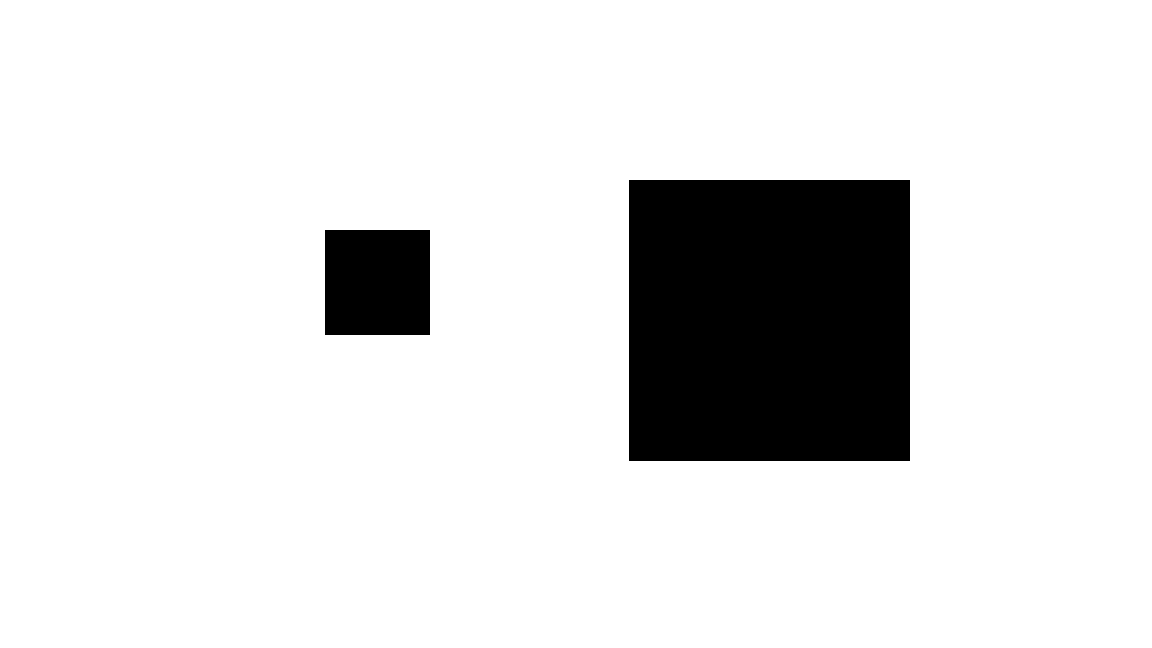
#> input picture leolab/opencv/demo/image_src/lunkuo3.png, 1152 x 648 px
$ python demo04_moment.py   (older library calls are emulated)
#> lines starting #> are read from the running program, lines starting #| are printed output that depends on the picture; after the words box and inside, x2 and y2 are one past the last pixel; in counts of white or black regions, pixels touching at a corner belong together
import cv2
import numpy as np

# 图像轮廓


img_file = "../image_src/lunkuo3.png"

img = cv2.imread(img_file)
#> img is the input picture: shape (648, 1152, 3); 87.9% white; 2 black regions, box (x1, y1, x2, y2) and area: (629, 180, 910, 461) 78961, (325, 230, 430, 335) 11025
gray = cv2.cvtColor(img, cv2.COLOR_BGR2GRAY)
# cv2.imshow("gray", gray)
ret, binary = cv2.threshold(gray, 125, 255, cv2.THRESH_BINARY)  # 二值图像
# cv2.imshow("binary", binary)
# 如果是白底黑子 要转成黑底白字
mask = np.full(binary.shape, 255, dtype=np.uint8)
binary_xor = cv2.bitwise_xor(binary, mask)  # 异或
#> binary_xor: shape (648, 1152); 12.1% white; 2 white regions
# cv2.imshow("binary_xor", binary_xor)

image, contours, hierarchy = cv2.findContours(binary_xor, cv2.RETR_LIST, cv2.CHAIN_APPROX_NONE)
#> contours = 2 contours; box (x1, y1, x2, y2) and area: (629, 180, 910, 461) 78400, (325, 230, 430, 335) 10816

print("contours len=\n", len(contours))
#| contours len=
#|  2

for i in range(len(contours)):
    base = np.full(img.shape, 0, dtype=np.uint8)
    iamge_new = cv2.drawContours(base, contours, i, (0, 0, 255), -1)  # 每个轮廓画在新的图像中, thickness: -1, 画出实心的轮廓
    cv2.imshow("iamge_new_" + str(i), iamge_new)
#> this loop made 2 passes
#> pass 1, `iamge_new = cv2.drawContours(base, contours, i, (0, 0, 255), -1)`:
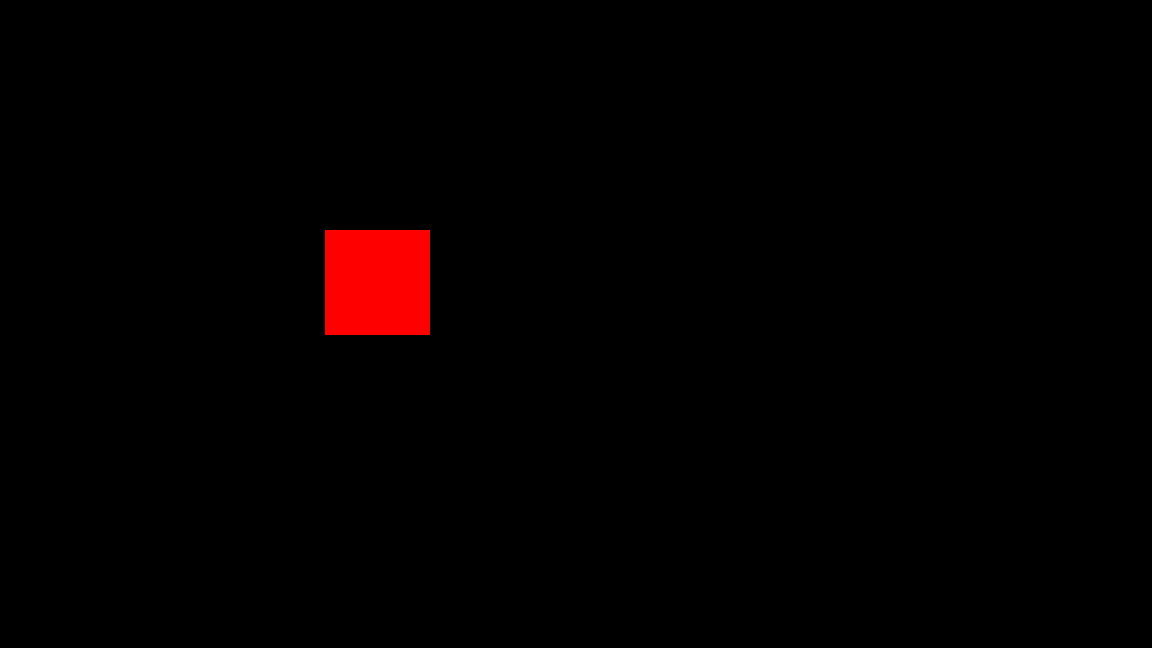
#> iamge_new: shape (648, 1152, 3); mean of channels 0, 1, 2 0, 0, 3.8; drawn as B, G, R
#> pass 2, `iamge_new = cv2.drawContours(base, contours, i, (0, 0, 255), -1)`:
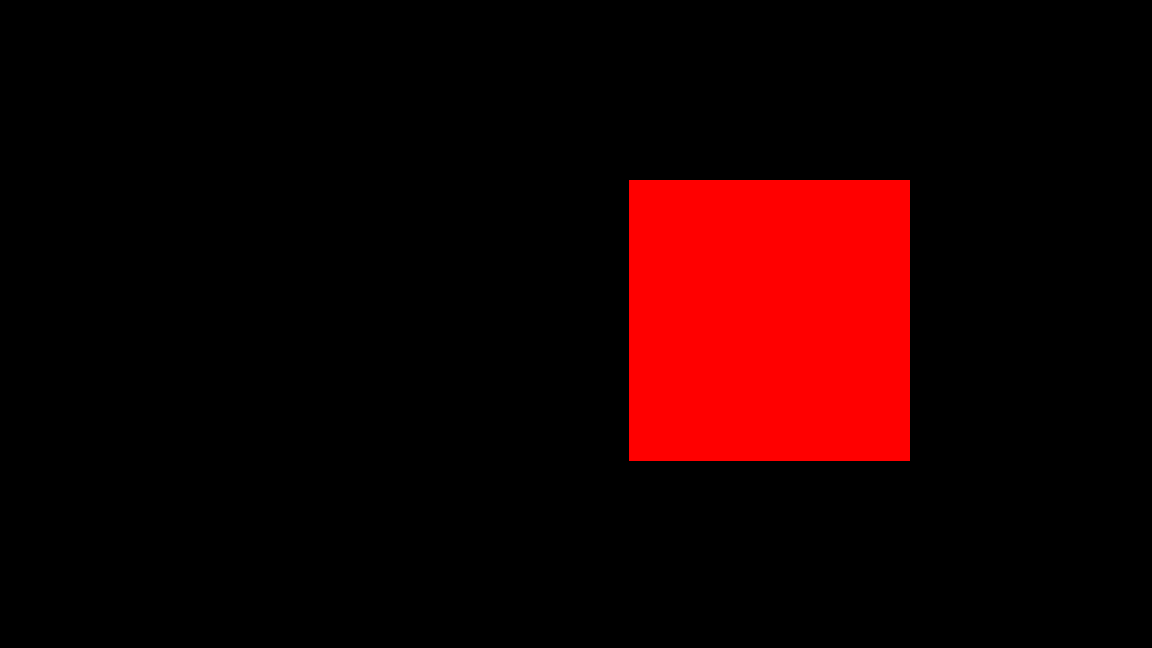
#> iamge_new: shape (648, 1152, 3); mean of channels 0, 1, 2 0, 0, 27; drawn as B, G, R


cv2.waitKey()

cv2.destroyAllWindows()

$ run again, with leolab/opencv/demo/image_src/lunkuo2.png copied over leolab/opencv/demo/image_src/lunkuo3.png
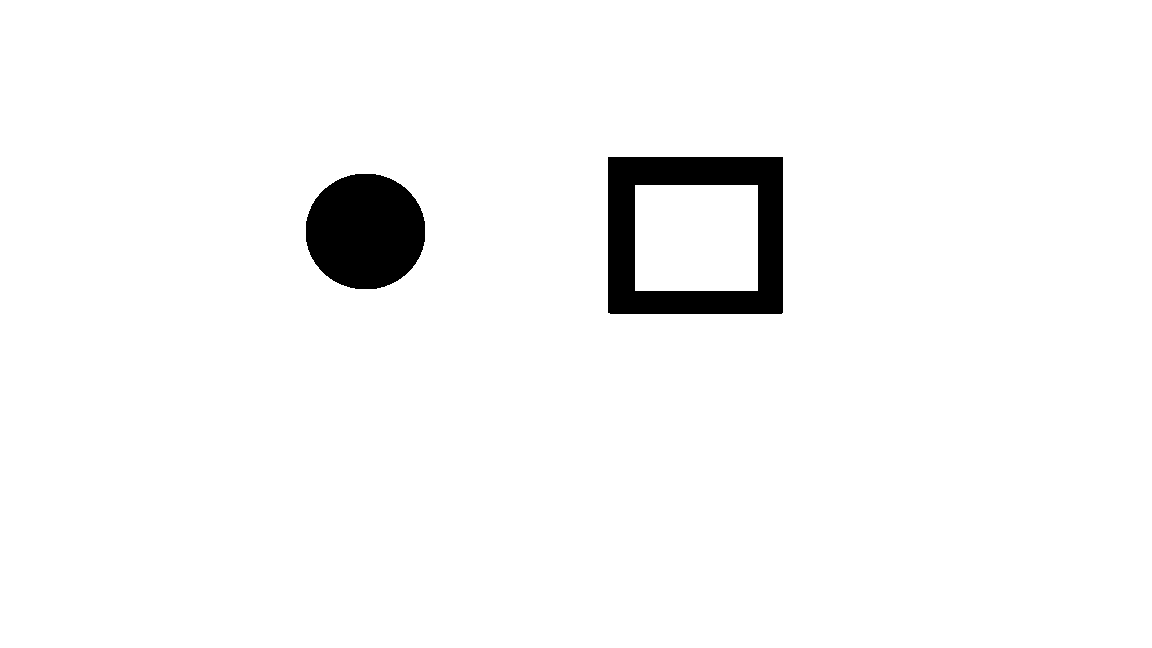
#> input picture leolab/opencv/demo/image_src/lunkuo2.png, 1152 x 648 px
#> img is the input picture: shape (648, 1152, 3); 96.6% white; 2 black regions, box (x1, y1, x2, y2) and area: (608, 157, 783, 314) 14434, (306, 174, 425, 289) 10910
#> binary_xor: shape (648, 1152); 3.4% white; 2 white regions
#> contours = 3 contours; box (x1, y1, x2, y2) and area: (608, 157, 783, 314) 27142, (634, 184, 759, 292) 13266, (306, 174, 425, 289) 10743
#| contours len=
#|  3
#> the loop `for i in range(len(contours)):` made 3 passes
#> pass 1, `iamge_new = cv2.drawContours(base, contours, i, (0, 0, 255), -1)`:
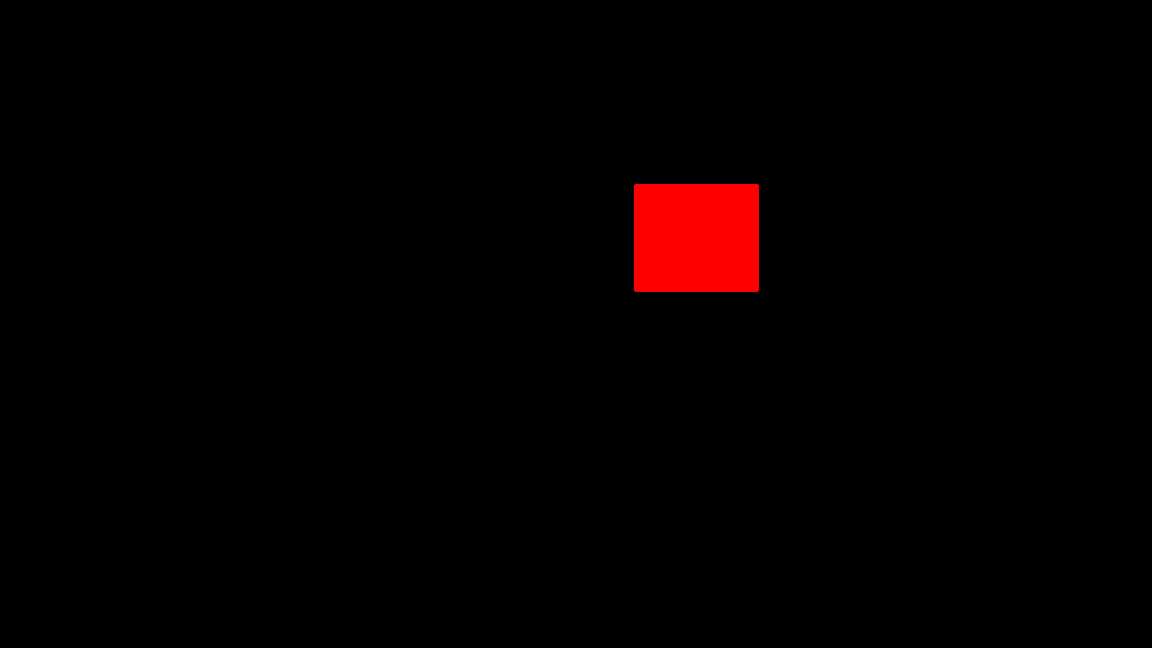
#> iamge_new: shape (648, 1152, 3); mean of channels 0, 1, 2 0, 0, 4.6; drawn as B, G, R
#> pass 2, `iamge_new = cv2.drawContours(base, contours, i, (0, 0, 255), -1)`:
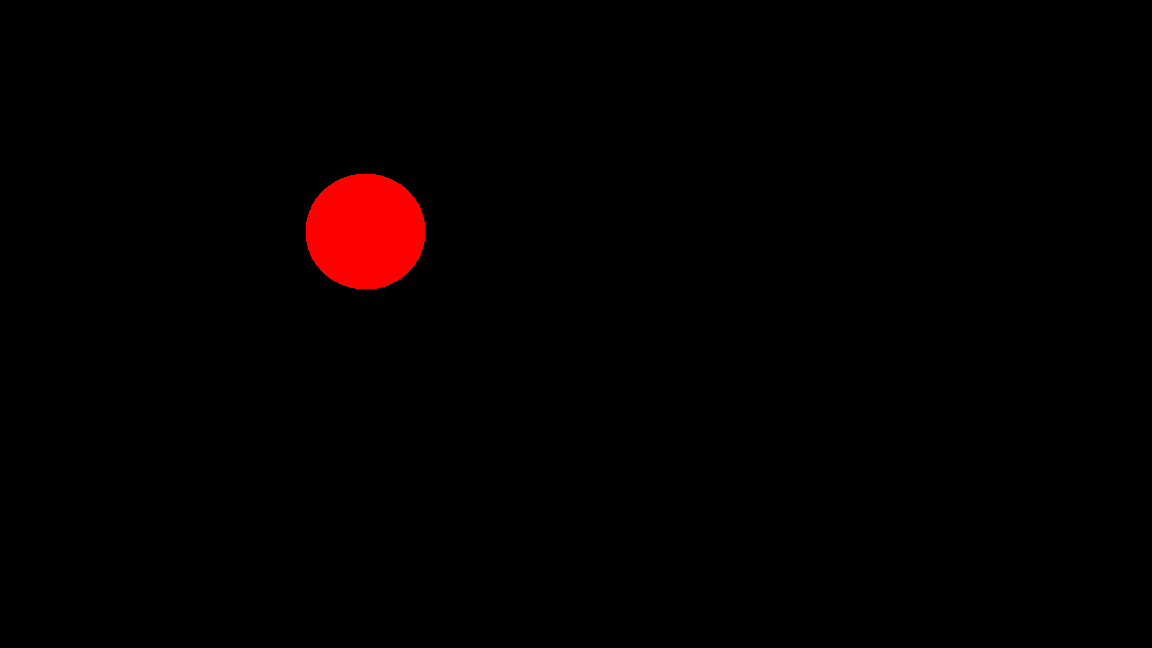
#> iamge_new: shape (648, 1152, 3); mean of channels 0, 1, 2 0, 0, 3.7; drawn as B, G, R

$ run again, with leolab/opencv/demo/image_src/lunkuo4.png copied over leolab/opencv/demo/image_src/lunkuo3.png
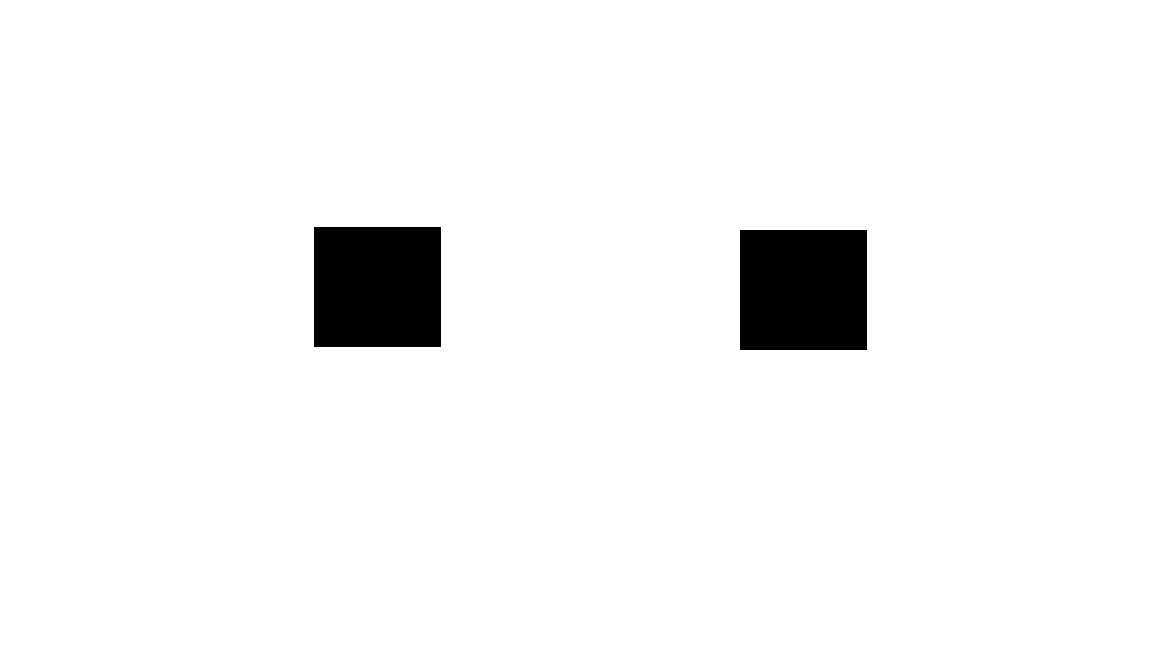
#> input picture leolab/opencv/demo/image_src/lunkuo4.png, 1152 x 648 px
#> img is the input picture: shape (648, 1152, 3); 95.9% white; 2 black regions, box (x1, y1, x2, y2) and area: (314, 227, 441, 347) 15240, (740, 230, 867, 350) 15240
#> binary_xor: shape (648, 1152); 4.1% white; 2 white regions
#> contours = 2 contours; box (x1, y1, x2, y2) and area: (740, 230, 867, 350) 14994, (314, 227, 441, 347) 14994
#| contours len=
#|  2
#> the loop `for i in range(len(contours)):` made 2 passes
#> pass 1, `iamge_new = cv2.drawContours(base, contours, i, (0, 0, 255), -1)`:
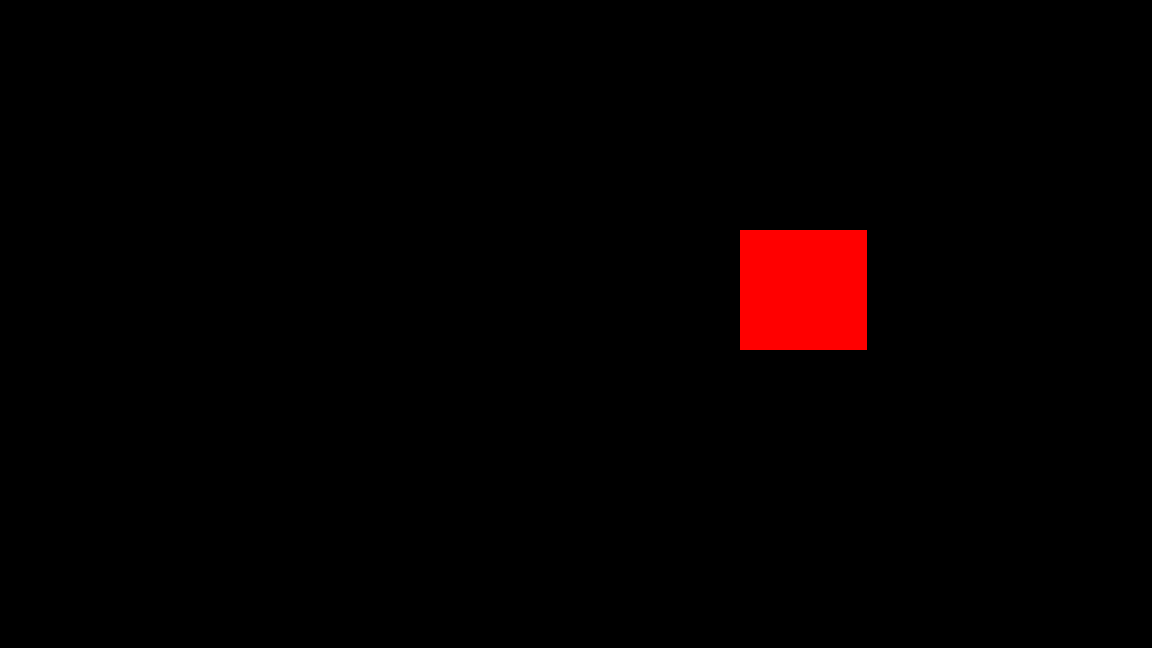
#> iamge_new: shape (648, 1152, 3); mean of channels 0, 1, 2 0, 0, 5.2; drawn as B, G, R
#> pass 2, `iamge_new = cv2.drawContours(base, contours, i, (0, 0, 255), -1)`:
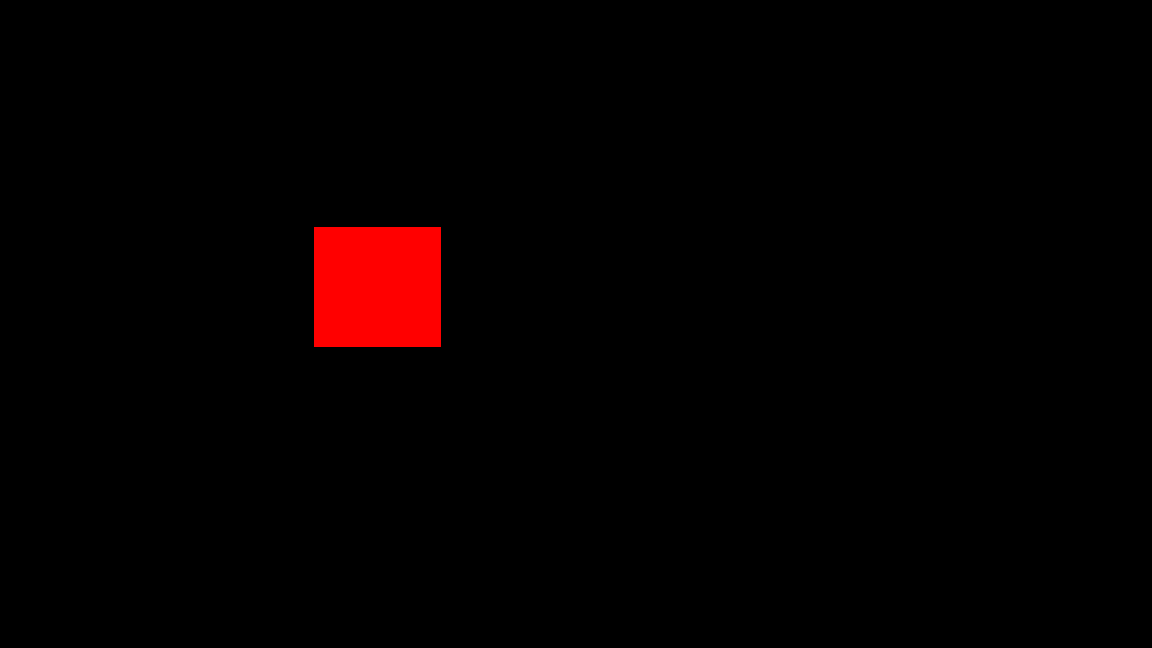
#> iamge_new: shape (648, 1152, 3); mean of channels 0, 1, 2 0, 0, 5.2; drawn as B, G, R
